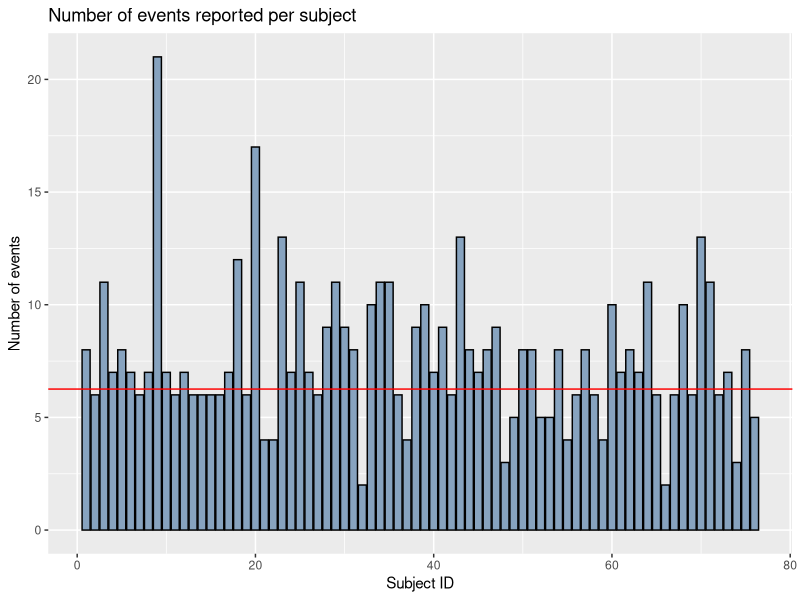

The R source for this figure: (Note: this script raises an error after producing the figure.)
setwd("C:/Users/molly/OneDrive/Documents/5465/CSCI 5465 Final Project")
library(readxl)
event_listing <- read_excel("Event Listing.xlsx", 
                            sheet = "AE Management")
#View(event_listing)
library(readxl)
subj_listing <- read_excel("Event Listing.xlsx", 
                            sheet = "Subject Listing")
#View(subj_listing)
#install.packages("ggplot2")
library(ggplot2)
total_enrolled <-  colSums(subj_listing[,"Number_enrolled_subjects"])

#Graph how many events each subject reported
average_AE_per_subj <- nrow(event_listing)/total_enrolled
ID <- ggplot(event_listing, aes(x = Subject_ID))
ID2 <- (ID + geom_bar(color = 'black', fill = '#87a3bf'))
avg_AE_subj <- ID2 + geom_hline(yintercept = average_AE_per_subj, color = 'red')
print(avg_AE_subj+xlab('Subject ID') + ylab('Number of events') + ggtitle('Number of events reported per subject'))

#Graph how many events reported per country
#install.packages('plyr')
library(plyr)
count_countries <- count(event_listing, Site)
event_rate_country <- count_countries[,"n"]/subj_listing[,"Number_enrolled_subjects"]
colnames(event_rate_country)[colnames(event_rate_country)=="n"] <- "event_rate"
count_countries <-cbind(count_countries,event_rate_country)

Country_plot <- ggplot() + 
  #country
  geom_bar(data = event_listing, aes(x = Site), color = 'black', fill = '#87a3bf') +
  #event rate
  geom_point(data = count_countries, aes(x = Site, y = event_rate), color = 'red')
print(Country_plot + xlab('Country') + ylab('Number of events reported') + ggtitle('Number of events reported per country'))

#Graph how many events reported per PT
count_codes <- na.omit(count(event_listing, Adverse_Event_MedDRA_Term))
top20_PTs <- count_codes[order(-count_codes$n),][1:20,]

PT <- ggplot(top20_PTs, aes(x = reorder(Adverse_Event_MedDRA_Term, -n), y = n))
PT_plot <- (PT+geom_bar(stat = "identity", color = 'black', fill = '#87a3bf'))
print(PT_plot + xlab('Preferred Term') + ylab('Number of events') + ggtitle('Top 20 events reported per MedDRA Preferred Term') + theme(axis.text.x = element_text(angle = 45, hjust = 1)))

#Graph procedure related AEs by PT
#install.packages("tidyverse")
library(tidyverse)
proc_related <- event_listing%>%filter(Assessment_of_Relationship_to_Procedure == 'Related')
proc_related2 <- as.data.frame(proc_related)
count_proc_codes <- na.omit(count(proc_related2, Adverse_Event_MedDRA_Term))

proc_related_plot <- ggplot() +
  geom_bar(data = count_proc_codes, aes(x = reorder(Adverse_Event_MedDRA_Term, -n), y = n), stat = 'identity', color = 'black', fill = '#87a3bf')
print(proc_related_plot + xlab('Preferred Term') + ylab('Number of events') + ggtitle('Procedure related events reported per MedDRA Preferred Term') + theme(axis.text.x = element_text(angle = 90, hjust = 1)))

#Graph device related AEs by PT
dev_related <- event_listing%>%filter(Assessment_of_Relationship_to_Investigational_Device == 'Related')
dev_related2 <- as.data.frame(dev_related)
count_dev_codes <- na.omit(count(dev_related2, Adverse_Event_MedDRA_Term))

dev_related_plot <- ggplot() +
  geom_bar(data = count_dev_codes, aes(x = reorder(Adverse_Event_MedDRA_Term, -n), y = n), stat = 'identity', color = 'black', fill = '#87a3bf')
print(dev_related_plot + xlab('Preferred Term') + ylab('Number of events') + ggtitle('Device related events reported per MedDRA Preferred Term') + theme(axis.text.x = element_text(angle = 90, hjust = 1)))
